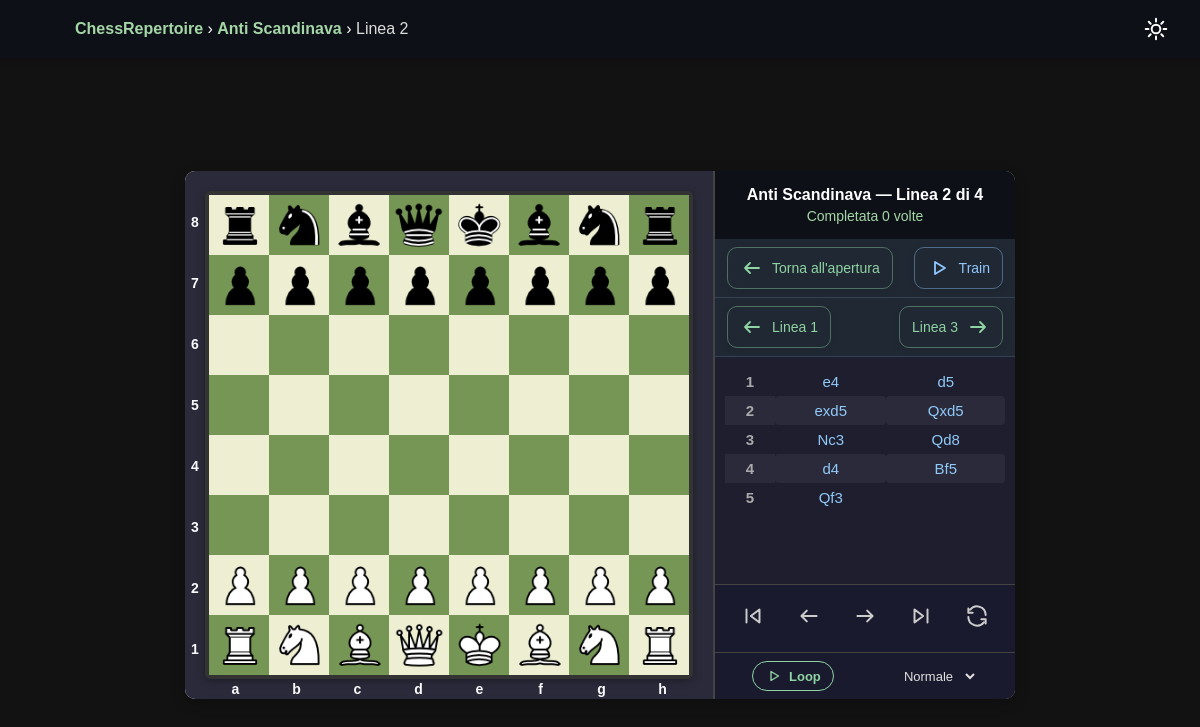
The page /opening/3/line/2/ on the database as committed earlier.
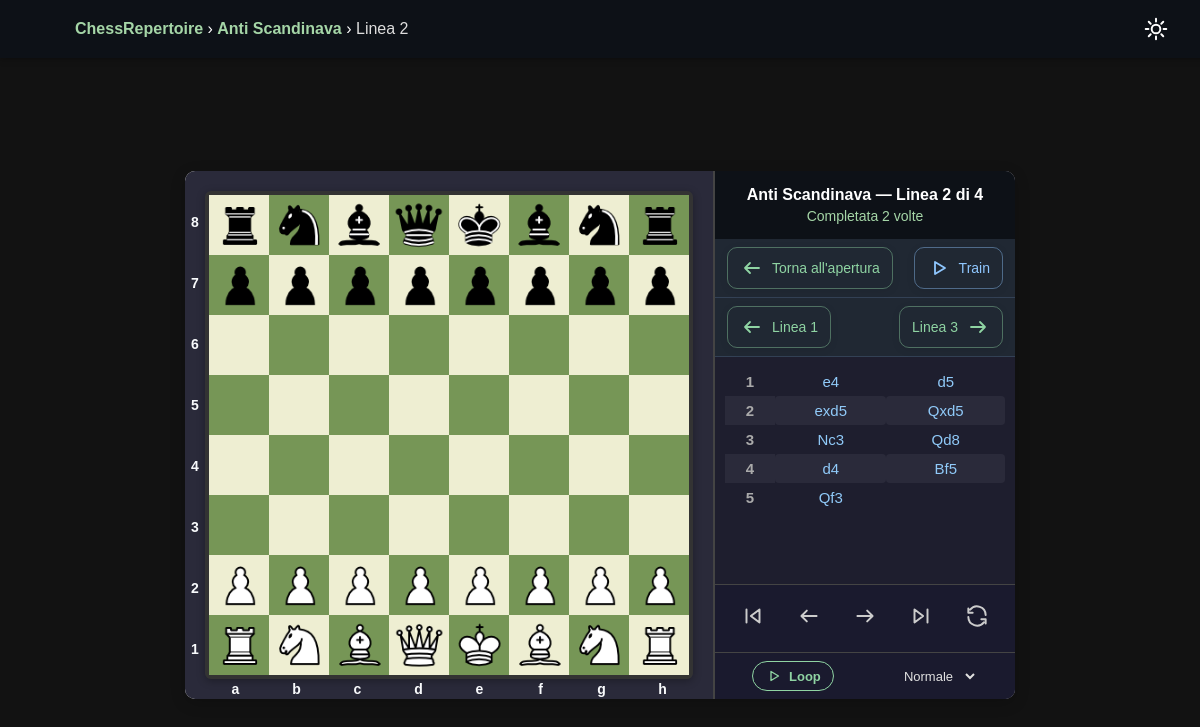
The same page on the database as committed later.
### repertoire/models.py (models this page shows, shortened)
class ReviewFieldsMixin(models.Model):
    completamenti = models.PositiveIntegerField(default=0)
    last_reviewed = models.DateTimeField(blank=True, null=True)
    due_at = models.DateTimeField(blank=True, null=True)
    review_attempts = models.PositiveIntegerField(default=0)
    mistakes = models.PositiveIntegerField(default=0)
    accuracy = models.FloatField(default=0)
    class Meta:
        abstract = True

class OpeningLine(ReviewFieldsMixin, models.Model):
    root = models.ForeignKey("OpeningRoot", on_delete=models.CASCADE, related_name="linee")
    numero = models.PositiveIntegerField(default=0, null=True, blank=True)
    titolo = models.CharField(max_length=200, blank=True, null=True)
    pgn = models.TextField()
    note = models.TextField(blank=True, null=True)
    flipped = models.BooleanField(default=False)
    difficolta = models.CharField(max_length=20, choices=DIFFICOLTA_CHOICES, default="media", blank=True)
    parent = models.ForeignKey(
        "self",
        null=True,
        blank=True,
        on_delete=models.SET_NULL,
        related_name="varianti",
    )
    class Meta:
        ordering = ["numero"]

### repertoire/views.py (the view)
# urls.py: path('opening/<int:root_id>/line/<int:line_num>/', views.line_detail, name='line_detail'),
def line_detail(request, root_id, line_num):
    root = get_object_or_404(OpeningRoot, id=root_id)
    lines = list(OpeningLine.objects.filter(root=root).filter(_numbered_line_filter()).order_by("numero", "id"))
    if not (1 <= line_num <= len(lines)):
        return render(request, "404.html", status=404)
    line = lines[line_num - 1]
    prev_line = lines[line_num - 2] if line_num > 1 else None
    next_line = lines[line_num] if line_num < len(lines) else None
    return render(
        request,
        "repertoire/line_detail.html",
        {
            "root": root,
            "line": line,
            "prev_line": prev_line,
            "next_line": next_line,
            "total_lines": len(lines),
            "line_position": line_num,
        },
    )

### repertoire/views.py (called while the page is built)
def _numbered_line_filter():
    return Q(numero__isnull=False) & Q(numero__gt=0)

### repertoire/templates/repertoire/line_detail.html (shortened to what this page needs)
{% load static %}
<!DOCTYPE html>
<html lang="it">
<head>
</head>
<body>
<header class="header-bar">
  <div class="header-content">
    <div class="breadcrumb-header">
      <a href="{% url 'opening_list' %}">ChessRepertoire</a> ›
      <a href="{% url 'opening_detail' root.id %}">{{ root.nome }}</a>
      {% if line %}
        › <span>Linea {{ line.numero }}</span>
      {% endif %}
    </div>
    <button id="darkToggle" title="Cambia tema" aria-label="Cambia tema"></button>
  </div>
</header>
<div class="container">
  <div class="board-container">
  <div style="display:flex;align-items:flex-start;gap:8px;">
  <div class="board-wrapper">
    <div class="board" id="board"></div>
    <div class="rank-labels">
    </div>
    <div class="file-labels">
    </div>
  </div>
  </div>
</div>
  <div class="sidebar">
    <div class="sidebar-header">
  {{ root.nome }} — Linea {{ line_position }} di {{ total_lines }}
  <div style="font-size:14px; font-weight:normal; color:#a5d6a7; margin-top:4px;">
    Completata {{ line.completamenti }} volte
  </div>
</div>
<div class="action-bar">
  <a href="{% url 'opening_detail' root.id %}" class="btn-nav"><svg class="ui-icon" aria-hidden="true"><use href="#icon-arrow-left"></use></svg> Torna all'apertura</a>
  <a href="{% url 'line_training' line.root.id line.numero %}" class="btn-nav primary">
  <svg class="ui-icon" aria-hidden="true"><use href="#icon-play"></use></svg> Train
</a>
</div>
{% if prev_line or next_line %}
  <div class="action-bar">
    {% if prev_line %}
  <a href="{% url 'line_detail' prev_line.root.id prev_line.numero %}" class="btn-nav"><svg class="ui-icon" aria-hidden="true"><use href="#icon-arrow-left"></use></svg> Linea {{ prev_line.numero }}</a>
{% else %}
  <span></span>
{% endif %}
{% if next_line %}
  <a href="{% url 'line_detail' next_line.root.id next_line.numero %}" class="btn-nav">Linea {{ next_line.numero }} <svg class="ui-icon" aria-hidden="true"><use href="#icon-arrow-right"></use></svg></a>
{% else %}
  <span></span>
{% endif %}
  </div>
{% endif %}
    <div class="move-list-container">
      <table class="move-table" id="moveTable"><tbody></tbody></table>
    </div>
    <div class="controls">
  <button id="firstMove"><svg class="ui-icon" aria-hidden="true"><use href="#icon-skip-start"></use></svg></button>
  <button id="prevMove"><svg class="ui-icon" aria-hidden="true"><use href="#icon-arrow-left"></use></svg></button>
  <button id="nextMove"><svg class="ui-icon" aria-hidden="true"><use href="#icon-arrow-right"></use></svg></button>
  <button id="lastMove"><svg class="ui-icon" aria-hidden="true"><use href="#icon-skip-end"></use></svg></button>
  <button id="flipBoard" title="Ruota la scacchiera"><svg class="ui-icon" aria-hidden="true"><use href="#icon-rotate"></use></svg></button>
</div>
<div class="controls" style="gap:8px;padding:8px 12px;">
  <button id="loopBtn" title="Riproduci in loop" style="font-size:13px;font-weight:600;padding:5px 12px;border:1px solid #8fd4a3;border-radius:16px;color:#8fd4a3;background:transparent;cursor:pointer;display:inline-flex;align-items:center;gap:6px;">
    <svg class="ui-icon" aria-hidden="true" style="width:18px;height:18px;"><use href="#icon-play"></use></svg> Loop
  </button>
  <select id="loopSpeed" style="font-size:13px;padding:4px 8px;border-radius:12px;border:1px solid var(--border);background:var(--bg-card);color:var(--text);cursor:pointer;">
    <option value="900" selected>Normale</option>
  </select>
</div>
  </div>
</div>
</body>
</html>

Rows that differ between the two databases and show on the page:
changed OpeningLine (number 1 of 3 on the later page): completamenti "0" → "2"
